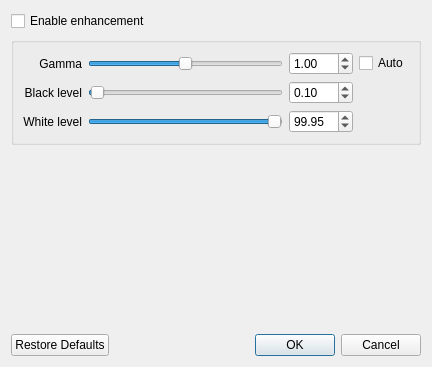
<?xml version="1.0" encoding="UTF-8"?>
<ui version="4.0">
 <class>AdjustVideoDialog</class>
 <widget class="QDialog" name="AdjustVideoDialog">
  <property name="geometry">
   <rect>
    <x>0</x>
    <y>0</y>
    <width>432</width>
    <height>367</height>
   </rect>
  </property>
  <property name="windowTitle">
   <string>Image Enhancement</string>
  </property>
  <property name="modal">
   <bool>false</bool>
  </property>
  <layout class="QVBoxLayout" name="verticalLayout">
   <item>
    <widget class="QCheckBox" name="enableAdjustment">
     <property name="text">
      <string>Enable enhancement</string>
     </property>
    </widget>
   </item>
   <item>
    <widget class="QGroupBox" name="groupBox">
     <property name="title">
      <string/>
     </property>
     <property name="flat">
      <bool>false</bool>
     </property>
     <property name="checkable">
      <bool>false</bool>
     </property>
     <layout class="QGridLayout" name="gridLayout">
      <item row="0" column="0">
       <widget class="QLabel" name="GammaTextLabel">
        <property name="text">
         <string>Gamma</string>
        </property>
        <property name="alignment">
         <set>Qt::AlignRight|Qt::AlignTrailing|Qt::AlignVCenter</set>
        </property>
       </widget>
      </item>
      <item row="0" column="1">
       <widget class="QSlider" name="gammaSlider">
        <property name="minimum">
         <number>-9000</number>
        </property>
        <property name="maximum">
         <number>9000</number>
        </property>
        <property name="singleStep">
         <number>10</number>
        </property>
        <property name="pageStep">
         <number>100</number>
        </property>
        <property name="value">
         <number>0</number>
        </property>
        <property name="sliderPosition">
         <number>0</number>
        </property>
        <property name="orientation">
         <enum>Qt::Horizontal</enum>
        </property>
       </widget>
      </item>
      <item row="0" column="2">
       <widget class="QDoubleSpinBox" name="gammaSpinBox">
        <property name="minimum">
         <double>0.100000000000000</double>
        </property>
        <property name="maximum">
         <double>10.000000000000000</double>
        </property>
        <property name="singleStep">
         <double>0.010000000000000</double>
        </property>
        <property name="value">
         <double>1.000000000000000</double>
        </property>
       </widget>
      </item>
      <item row="0" column="3">
       <widget class="QCheckBox" name="autoGammaCheckBox">
        <property name="text">
         <string>Auto</string>
        </property>
       </widget>
      </item>
      <item row="1" column="0">
       <widget class="QLabel" name="label">
        <property name="text">
         <string>Black level</string>
        </property>
        <property name="alignment">
         <set>Qt::AlignRight|Qt::AlignTrailing|Qt::AlignVCenter</set>
        </property>
       </widget>
      </item>
      <item row="1" column="1">
       <widget class="QSlider" name="blackLevelsSlider">
        <property name="maximum">
         <number>9900</number>
        </property>
        <property name="value">
         <number>100</number>
        </property>
        <property name="orientation">
         <enum>Qt::Horizontal</enum>
        </property>
       </widget>
      </item>
      <item row="1" column="2">
       <widget class="QDoubleSpinBox" name="blackLevelsSpinBox">
        <property name="decimals">
         <number>2</number>
        </property>
        <property name="maximum">
         <double>99.000000000000000</double>
        </property>
        <property name="value">
         <double>0.100000000000000</double>
        </property>
       </widget>
      </item>
      <item row="2" column="0">
       <widget class="QLabel" name="label_2">
        <property name="text">
         <string>White level</string>
        </property>
        <property name="alignment">
         <set>Qt::AlignRight|Qt::AlignTrailing|Qt::AlignVCenter</set>
        </property>
       </widget>
      </item>
      <item row="2" column="1">
       <widget class="QSlider" name="whiteLevelsSlider">
        <property name="minimum">
         <number>100</number>
        </property>
        <property name="maximum">
         <number>10000</number>
        </property>
        <property name="value">
         <number>9950</number>
        </property>
        <property name="sliderPosition">
         <number>9950</number>
        </property>
        <property name="orientation">
         <enum>Qt::Horizontal</enum>
        </property>
        <property name="tickPosition">
         <enum>QSlider::NoTicks</enum>
        </property>
       </widget>
      </item>
      <item row="2" column="2">
       <widget class="QDoubleSpinBox" name="whiteLevelsSpinBox">
        <property name="decimals">
         <number>2</number>
        </property>
        <property name="minimum">
         <double>0.100000000000000</double>
        </property>
        <property name="maximum">
         <double>100.000000000000000</double>
        </property>
        <property name="value">
         <double>99.950000000000003</double>
        </property>
       </widget>
      </item>
     </layout>
    </widget>
   </item>
   <item>
    <layout class="QHBoxLayout" name="horizontalLayout">
     <property name="spacing">
      <number>0</number>
     </property>
     <property name="leftMargin">
      <number>8</number>
     </property>
     <property name="rightMargin">
      <number>8</number>
     </property>
     <item>
      <widget class="QnHistogramWidget" name="histogramWidget" native="true">
       <property name="sizePolicy">
        <sizepolicy hsizetype="MinimumExpanding" vsizetype="MinimumExpanding">
         <horstretch>0</horstretch>
         <verstretch>0</verstretch>
        </sizepolicy>
       </property>
      </widget>
     </item>
    </layout>
   </item>
   <item>
    <widget class="QDialogButtonBox" name="buttonBox">
     <property name="orientation">
      <enum>Qt::Horizontal</enum>
     </property>
     <property name="standardButtons">
      <set>QDialogButtonBox::Cancel|QDialogButtonBox::Ok|QDialogButtonBox::RestoreDefaults</set>
     </property>
     <property name="centerButtons">
      <bool>false</bool>
     </property>
    </widget>
   </item>
  </layout>
 </widget>
 <customwidgets>
  <customwidget>
   <class>QnHistogramWidget</class>
   <extends>QWidget</extends>
   <header location="global">ui/widgets/histogram_widget.h</header>
   <container>1</container>
  </customwidget>
 </customwidgets>
 <tabstops>
  <tabstop>buttonBox</tabstop>
 </tabstops>
 <resources/>
 <connections/>
 <slots>
  <slot>testSettings()</slot>
 </slots>
</ui>
